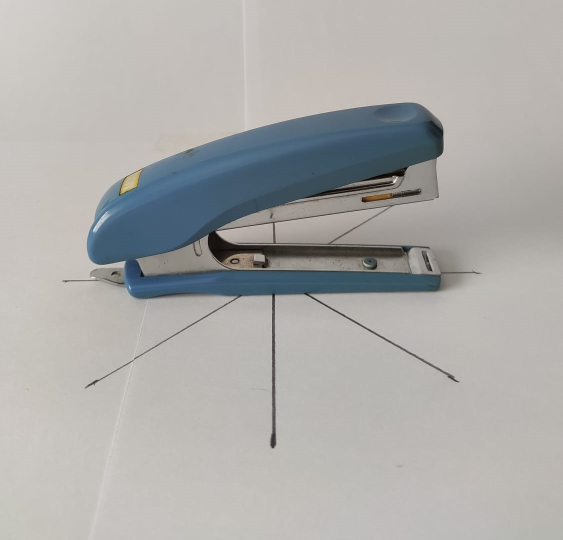
#> input picture Images/0.jpg, 1125 x 1079 px (shown at 1/2 size); its folder holds 5 pictures in this run
$ python EdgeDetection.py
#> lines starting #> are read from the running program, lines starting #| are printed output that depends on the picture; after the words box and inside, x2 and y2 are one past the last pixel; in counts of white or black regions, pixels touching at a corner belong together; long printed decimals are rounded
### Logic/Measuring/DrawGrid.py
import os

import cv2
import numpy as np
import matplotlib.pyplot as plt
import matplotlib.ticker as plticker
import os


# choose where to store images
path = "../../RefinedImages"


try:
    from PIL import Image
except ImportError:
    import Image


def DrawGrid(param_img):
    # Open image file
    image = param_img
    my_dpi = 150.

    # Get the size of an Image
    width, height = image.size

    # Set up figure
    fig = plt.figure(figsize=(float(width)/my_dpi, float(height)/my_dpi), dpi=my_dpi)
    ax = fig.add_subplot(111)

    # Remove whitespace from around the image
    fig.subplots_adjust(left=0, right=1, bottom=0, top=1)

    # Set the griding interval: here we use the major tick interval
    myInterval = 50.
    loc = plticker.MultipleLocator(base=myInterval)
    ax.xaxis.set_major_locator(loc)
    ax.yaxis.set_major_locator(loc)

    # Add the grid
    ax.grid(which='major', axis='both', linestyle='-', color='r')

    # Add the image
    ax.imshow(image)

    # Find number of grid squares in x and y direction
    nx = abs(int(float(ax.get_xlim()[1]-ax.get_xlim()[0])/float(myInterval)))
    ny = abs(int(float(ax.get_ylim()[1]-ax.get_ylim()[0])/float(myInterval)))

    print(nx)
    print(ny)

    fig.savefig("grid.jpg")

### Logic/Measuring/EdgeDetection.py
import cv2
import numpy as np

import Data.Object as dataObj
import DrawGrid
from PIL import Image
import os


#Directory of Images
directory = "../../Images"

testImage = "../../Images/0.jpg"

def EdgeDetection(param_img):

#> called with param_img = '../../Images/0.jpg'
    img = cv2.imread(param_img)
#> img is the input picture: shape (1079, 1125, 3); mean B, G, R 169.7, 171.6, 172.3
    # convert the image to grayscale
    gray = cv2.cvtColor(img, cv2.COLOR_BGR2GRAY)
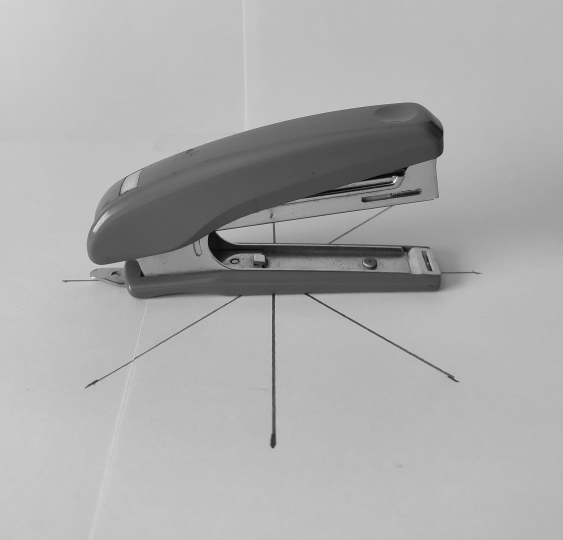
#> gray: shape (1079, 1125) (shown at 1/2 size); min 0, max 254, mean 171.5

    # Apply thresholding in the gray image to create a binary image
    ret, thresh = cv2.threshold(gray, 150, 255, 0)
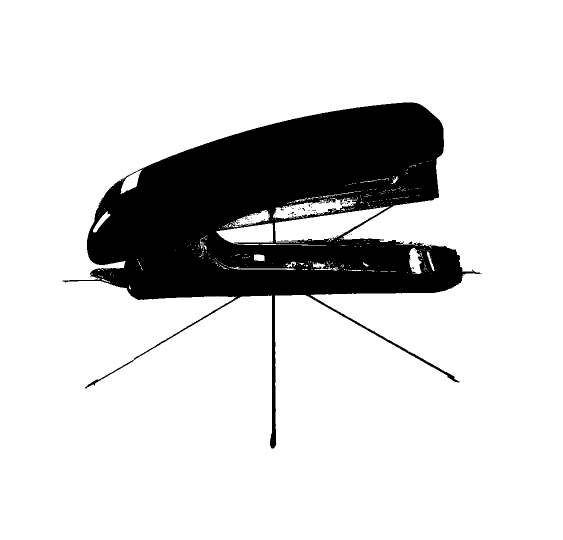
#> thresh: shape (1079, 1125) (shown at 1/2 size); 83.6% white; 73 black regions (72 under 20 px)


    # Find the contours using binary image
    contours, hierarchy = cv2.findContours(thresh, cv2.RETR_TREE, cv2.CHAIN_APPROX_SIMPLE)
#> contours = 483 contours, 458 with area under 20; largest, box (x1, y1, x2, y2) and area: (0, 0, 1125, 1079) 1211672, (124, 204, 965, 898) 221890, (550, 413, 779, 485) 7647, (432, 446, 546, 490) 3126, (546, 395, 713, 438) 2978
    print("Number of contours in image:", len(contours))
#| Number of contours in image: 483


    for cnt in contours:
        # if the contour is not sufficiently large, ignore it
        if cv2.contourArea(cnt) < 10000:
            continue
        cv2.polylines(img, [cnt], True, (255, 0, 0), 2)
        (x, y), (w, h), angle = cv2.minAreaRect(cnt)
        print(x, y)
        print(w, h)
        print(angle)
#> this loop made 483 passes
#> cnt on passes 3 to 5: [[854, 489], [855, 488], [856, 489], [855, 490]], [[862, 488], [863, 487], [864, 488], [863, 489]], [[859, 488], [860, 487], [861, 488], [860, 489]]
#| 562.0 539.0
#| 1078.0 1124.0
#| -90.0
#| 542.981 572.421
#| 827.400 629.482
#| -14.870
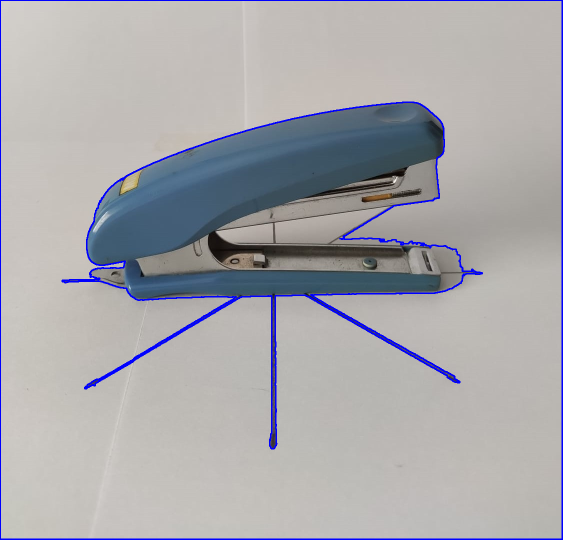
#> img: shape (1079, 1125, 3) (shown at 1/2 size); 2.05% of pixels changed, all inside (x1, y1, x2, y2) = (0, 0, 1125, 1079)

    img_pil = Image.fromarray(img)
    DrawGrid.DrawGrid(img_pil)
#| 22
#| 21


EdgeDetection(testImage)


# [4 lines of commented-out code are left out]
